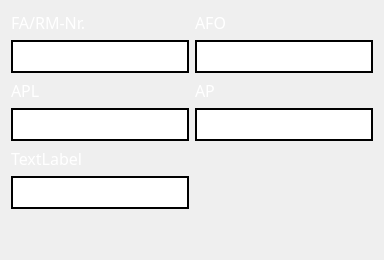
             <widget class="QWidget" name="tab_4">
              <attribute name="title">
               <string>FA Beleg</string>
              </attribute>
              <layout class="QVBoxLayout" name="verticalLayout_17">
               <item>
                <layout class="QGridLayout" name="gridLayout_6">
                 <item row="2" column="0">
                  <widget class="QLineEdit" name="lineEdit_5">
                   <property name="font">
                    <font>
                     <family>VW Head CarUI</family>
                     <pointsize>14</pointsize>
                    </font>
                   </property>
                   <property name="toolTip">
                    <string>&lt;html&gt;&lt;head/&gt;&lt;body&gt;&lt;p&gt;Rückmelde-Nr.&lt;/p&gt;&lt;/body&gt;&lt;/html&gt;</string>
                   </property>
                   <property name="styleSheet">
                    <string notr="true">QLineEdit{
background-color:rgb(255, 255, 255);
border-style:solid;
border-width:2px;
border-color: qlineargradient(x1: 0, y1: 0, x2: 0, y2: 1,
                     stop: 0 #c8def3, stop: 0.4 #8daac4,
                     stop: 0.5 #5085b5, stop: 1.0 #226eb3);
}
QLineEdit:hover{
background-color:rgb(255, 255, 255);
border-style:solid;
border-width:2px;
border-color: qlineargradient(x1: 0, y1: 0, x2: 0, y2: 1,
                     stop: 0 #6798c7, stop: 0.4 #6fa3d6,
                     stop: 0.5 #79aee2, stop: 1.0 #c8def3);
}
QToolTip{
color:rgb(0,0,0)
}</string>
                   </property>
                  </widget>
                 </item>
                 <item row="2" column="1">
                  <widget class="QLineEdit" name="lineEdit_6">
                   <property name="font">
                    <font>
                     <family>VW Head CarUI</family>
                     <pointsize>14</pointsize>
                    </font>
                   </property>
                   <property name="toolTip">
                    <string>Arbeitsplan-Pos.</string>
                   </property>
                   <property name="styleSheet">
                    <string notr="true">QLineEdit{
background-color:rgb(255, 255, 255);
border-style:solid;
border-width:2px;
border-color: qlineargradient(x1: 0, y1: 0, x2: 0, y2: 1,
                     stop: 0 #c8def3, stop: 0.4 #8daac4,
                     stop: 0.5 #5085b5, stop: 1.0 #226eb3);
}
QLineEdit:hover{
background-color:rgb(255, 255, 255);
border-style:solid;
border-width:2px;
border-color: qlineargradient(x1: 0, y1: 0, x2: 0, y2: 1,
                     stop: 0 #6798c7, stop: 0.4 #6fa3d6,
                     stop: 0.5 #79aee2, stop: 1.0 #c8def3);
}
QToolTip{
color:rgb(0,0,0)
}</string>
                   </property>
                  </widget>
                 </item>
                 <item row="0" column="0">
                  <widget class="QLabel" name="label_30">
                   <property name="font">
                    <font>
                     <family>VW Head CarUI</family>
                     <pointsize>12</pointsize>
                    </font>
                   </property>
                   <property name="toolTip">
                    <string>&lt;html&gt;&lt;head/&gt;&lt;body&gt;&lt;p&gt;Rückmelde-Nr.&lt;/p&gt;&lt;/body&gt;&lt;/html&gt;</string>
                   </property>
                   <property name="styleSheet">
                    <string notr="true">QLabel{
color:rgb(255,255,255)
}
QToolTip{
color:rgb(0,0,0)
}</string>
                   </property>
                   <property name="text">
                    <string>FA/RM-Nr.</string>
                   </property>
                  </widget>
                 </item>
                 <item row="3" column="0">
                  <widget class="QLabel" name="label_50">
                   <property name="font">
                    <font>
                     <family>VW Head CarUI</family>
                     <pointsize>12</pointsize>
                    </font>
                   </property>
                   <property name="toolTip">
                    <string>Belegungseinheit</string>
                   </property>
                   <property name="styleSheet">
                    <string notr="true">QLabel{
color:rgb(255,255,255)
}
QToolTip{
color:rgb(0,0,0)
}</string>
                   </property>
                   <property name="text">
                    <string>APL</string>
                   </property>
                  </widget>
                 </item>
                 <item row="6" column="0">
                  <widget class="QLineEdit" name="lineEdit_9">
                   <property name="font">
                    <font>
                     <family>VW Head CarUI</family>
                     <pointsize>14</pointsize>
                    </font>
                   </property>
                   <property name="styleSheet">
                    <string notr="true">QLineEdit{
background-color:rgb(255, 255, 255);
border-style:solid;
border-width:2px;
border-color: qlineargradient(x1: 0, y1: 0, x2: 0, y2: 1,
                     stop: 0 #c8def3, stop: 0.4 #8daac4,
                     stop: 0.5 #5085b5, stop: 1.0 #226eb3);
}
QLineEdit:hover{
background-color:rgb(255, 255, 255);
border-style:solid;
border-width:2px;
border-color: qlineargradient(x1: 0, y1: 0, x2: 0, y2: 1,
                     stop: 0 #6798c7, stop: 0.4 #6fa3d6,
                     stop: 0.5 #79aee2, stop: 1.0 #c8def3);
}
QToolTip{
color:rgb(0,0,0)
}</string>
                   </property>
                  </widget>
                 </item>
                 <item row="4" column="0">
                  <widget class="QLineEdit" name="lineEdit_7">
                   <property name="font">
                    <font>
                     <family>VW Head CarUI</family>
                     <pointsize>14</pointsize>
                    </font>
                   </property>
                   <property name="toolTip">
                    <string>Belegungseinheit</string>
                   </property>
                   <property name="styleSheet">
                    <string notr="true">QLineEdit{
background-color:rgb(255, 255, 255);
border-style:solid;
border-width:2px;
border-color: qlineargradient(x1: 0, y1: 0, x2: 0, y2: 1,
                     stop: 0 #c8def3, stop: 0.4 #8daac4,
                     stop: 0.5 #5085b5, stop: 1.0 #226eb3);
}
QLineEdit:hover{
background-color:rgb(255, 255, 255);
border-style:solid;
border-width:2px;
border-color: qlineargradient(x1: 0, y1: 0, x2: 0, y2: 1,
                     stop: 0 #6798c7, stop: 0.4 #6fa3d6,
                     stop: 0.5 #79aee2, stop: 1.0 #c8def3);
}
QToolTip{
color:rgb(0,0,0)
}</string>
                   </property>
                  </widget>
                 </item>
                 <item row="3" column="1">
                  <widget class="QLabel" name="label_52">
                   <property name="font">
                    <font>
                     <family>VW Head CarUI</family>
                     <pointsize>12</pointsize>
                    </font>
                   </property>
                   <property name="toolTip">
                    <string>Arbeitsplatz(Default=1)</string>
                   </property>
                   <property name="styleSheet">
                    <string notr="true">QLabel{
color:rgb(255,255,255)
}
QToolTip{
color:rgb(0,0,0)
}</string>
                   </property>
                   <property name="text">
                    <string>AP</string>
                   </property>
                  </widget>
                 </item>
                 <item row="5" column="0">
                  <widget class="QLabel" name="label_53">
                   <property name="font">
                    <font>
                     <family>VW Head CarUI</family>
                     <pointsize>12</pointsize>
                    </font>
                   </property>
                   <property name="styleSheet">
                    <string notr="true">QLabel{
color:rgb(255,255,255)
}
QToolTip{
color:rgb(0,0,0)
}</string>
                   </property>
                   <property name="text">
                    <string>TextLabel</string>
                   </property>
                  </widget>
                 </item>
                 <item row="4" column="1">
                  <widget class="QLineEdit" name="lineEdit_8">
                   <property name="font">
                    <font>
                     <family>VW Head CarUI</family>
                     <pointsize>14</pointsize>
                    </font>
                   </property>
                   <property name="toolTip">
                    <string>Arbeitsplatz(Default=1)</string>
                   </property>
                   <property name="styleSheet">
                    <string notr="true">QLineEdit{
background-color:rgb(255, 255, 255);
border-style:solid;
border-width:2px;
border-color: qlineargradient(x1: 0, y1: 0, x2: 0, y2: 1,
                     stop: 0 #c8def3, stop: 0.4 #8daac4,
                     stop: 0.5 #5085b5, stop: 1.0 #226eb3);
}
QLineEdit:hover{
background-color:rgb(255, 255, 255);
border-style:solid;
border-width:2px;
border-color: qlineargradient(x1: 0, y1: 0, x2: 0, y2: 1,
                     stop: 0 #6798c7, stop: 0.4 #6fa3d6,
                     stop: 0.5 #79aee2, stop: 1.0 #c8def3);
}
QToolTip{
color:rgb(0,0,0)
}</string>
                   </property>
                  </widget>
                 </item>
                 <item row="0" column="1">
                  <widget class="QLabel" name="label_40">
                   <property name="font">
                    <font>
                     <family>VW Head CarUI</family>
                     <pointsize>12</pointsize>
                    </font>
                   </property>
                   <property name="toolTip">
                    <string>Arbeitsplan-Pos.</string>
                   </property>
                   <property name="styleSheet">
                    <string notr="true">QLabel{
color:rgb(255,255,255)
}
QToolTip{
color:rgb(0,0,0)
}</string>
                   </property>
                   <property name="text">
                    <string>AFO</string>
                   </property>
                  </widget>
                 </item>
                 <item row="7" column="0">
                  <spacer name="verticalSpacer_8">
                   <property name="orientation">
                    <enum>Qt::Vertical</enum>
                   </property>
                   <property name="sizeHint" stdset="0">
                    <size>
                     <width>20</width>
                     <height>40</height>
                    </size>
                   </property>
                  </spacer>
                 </item>
                </layout>
               </item>
              </layout>
             </widget>
